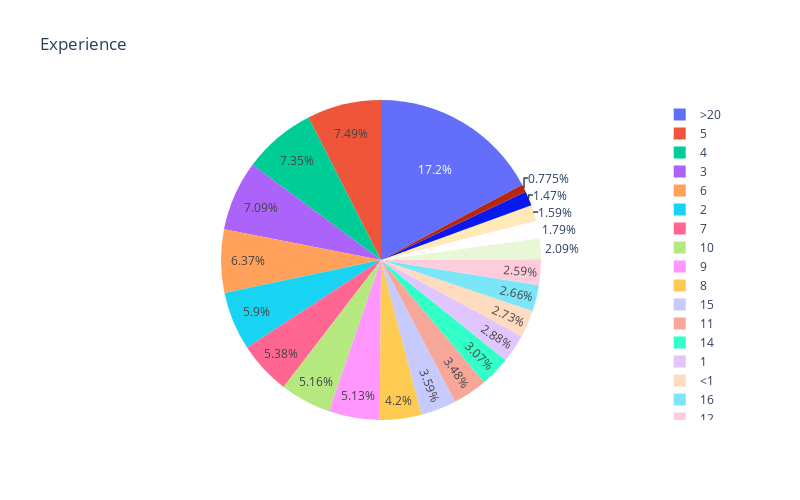

Source (notebook cell):
### Code cell
import plotly.express as px
from plotly.subplots import make_subplots
import plotly.graph_objs as go

ep = train['experience'].value_counts().reset_index()
ep.columns = [
    'experience', 
    'percent'
]
ep['percent'] /= len(train)

fig = px.pie(
    ep, 
    names='experience', 
    values='percent', 
    title='Experience', 
    width=800,
    height=500 
)

fig.show()

### Figure 1 — Plotly figure (JSON) as saved in the notebook; plotly's stock layout.template omitted (floating-point values rounded to 4 significant figures)
{"data": [{"domain": {"x": [0, 1], "y": [0, 1]}, "hovertemplate": "experience=%{label}<br>percent=%{value}<extra></extra>", "labels": [">20", "5", "4", "3", "6", "2", "7", "10", "9", "8", "15", "11", "14", "1", "<1", "16", "12", "13", "17", "19", "18", "20"], "legendgroup": "", "name": "", "showlegend": true, "type": "pie", "values": [0.1715, 0.07464, 0.07323, 0.07068, 0.06347, 0.05883, 0.05366, 0.05141, 0.05115, 0.04186, 0.03581, 0.03466, 0.03059, 0.02866, 0.02725, 0.02652, 0.02579, 0.02083, 0.01785, 0.01587, 0.01462, 0.007725]}], "layout": {"height": 500, "legend": {"tracegroupgap": 0}, "title": {"text": "Experience"}, "width": 800}}
